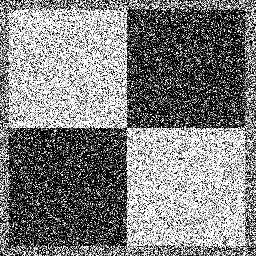
%> input picture PS1-4/ps1-input0-noise.png, 256 x 256 px
$ octave ps1_4_code.m   (GNU Octave 9; MATLAB toolbox functions it lacks are replaced by stand-ins)
%> lines starting %> are read from the running program, lines starting %| are printed output that depends on the picture
%Cristina chu

%Part 4

img = imread('ps1-input0-noise.png');
%> img is the input picture: size 256x256 uint8; min 0, max 255, mean 127.6

%% ----a.Smooth image------%
kernel = fspecial('gaussian', 25,6); %15,5
smooth = imfilter(img, kernel);
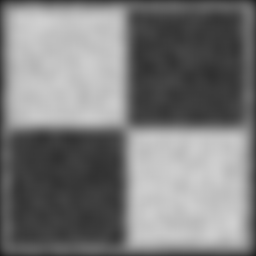
%> smooth: size 256x256 uint8; min 31, max 207, mean 123.3

imwrite(smooth, 'ps1-4-a-output0-smoothed.png');

%% ----b.Edge image----%
edgeOriginal = edge(img,'canny',.59);
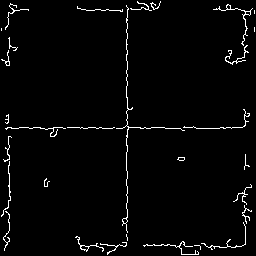
%> edgeOriginal: size 256x256 logical; 2.6% white in thin lines or dots
edgeSmooth = edge(smooth,'canny',.5);
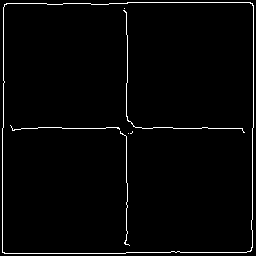
%> edgeSmooth: size 256x256 logical; 2.3% white in thin lines or dots

imwrite(edgeOriginal, 'ps1-4-b-output0-edgeOriginal.png');
imwrite(edgeSmooth, 'ps1-4-b-output1-edgeSmooth.png');

imshow(edgeSmooth);

%% -----c.Apply Hough method-----%
img = smooth;
BW = edgeSmooth;

%-Get points and angles
[x,y]=find(BW == 1);
%> x = 1486 values from 3 to 254; y = 1486 values from 3 to 254

t = 0.0:pi/1000:pi;


%-Create array
%sizes for array
size1 = 700;    %max diagonal*2 for size of d
size2 = ceil(max(t(:))*200);  %maximun value of t

%array with all zeros
array = zeros(size1, size2+1);


%-Loop (voting)
%> (the run ends here)
